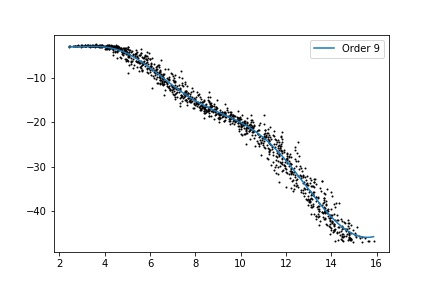

Source code (Python):
# -*- coding: utf-8 -*-
"""
Created on Thu Jul 25 08:52:29 2019

@author: PC
"""

# -*- coding: utf-8 -*-
"""
Created on Thu Jul 25 06:40:59 2019

@author: PC
"""

import matplotlib.pyplot as plt
import numpy as np
np.set_printoptions(precision=2, suppress=True, formatter={'float_kind':'{:0.10f}'.format})

with open("data.txt", 'r') as f:
    
    dataX = []
    dataY = []
    
    
    for line in f:
        t = line.strip().split()
        dataX.append(float(t[0]))
        dataY.append(float(t[1]))
    
    def Amatrix(x, y, dg):
        n = len(x)
        
        A = np.matrix(np.zeros([dg+1, dg+1]))
        
        for k in range(dg+1):
            for i in range(dg+1):
                for j in range(n):
                    A[k,i] += x[j]**(i+k)
        return A
    
    def Bmatrix(x, y, dg):
        B = np.matrix(np.zeros([dg+1, 1]))
        n = len(x)
        for i in range(dg+1):
            for j in range(n):
                B[i, 0] += (x[j]**i)*y[j]
                
        return B
    
    def f(x, C):
        
        n = np.shape(C)[0]
        
        y = 0
        
        for i in range(n):
            y += C[i,0]*(x**i)
            
        return y
     
        
    def curveFitting(dataX, dataY, degree):
        
        print('Values of relevant parameters for order ', degree)
        
        A = Amatrix(dataX, dataY, degree)
        B = Bmatrix(dataX, dataY, degree)
        C = np.linalg.inv(A)*B
        #print(A)
        #print(B)
        print(C)
        sortedX = dataX.copy()
        sortedX.sort()
        
        #x = np.arange(dataX[0]-1, dataX[len(dataX)-1]+1, .5)
        #y = [f(i, C) for i in x]
        y = [f(i, C) for i in sortedX]
        #print(np.matrix(x))
        #print(np.matrix(y))
        
        #plt.plot(x, y)
        plt.plot(sortedX, y, label='Order '+str(degree))
        
        #finding correlation coefficient (r)
        
        dataYbar = 0
        size = len(dataY)
        
        for i in range(size):
            dataYbar += dataY[i]
        dataYbar /= size
        
        st = sum([(i-dataYbar)**2 for i in dataY])
        #print(st)
        sr = sum([(dataY[i] - f(dataX[i], C))**2 for i in range(size)])
        #print(sr)
        
        r = (abs(st-sr)/st)**0.5
        
        print("Correlation Coefficient, r = ", end='')
        print("{0:.10f}".format(r))
        
        
        
        
    plt.scatter(dataX, dataY, s=1, color='black')
    curveFitting(dataX, dataY, 9)
    plt.legend()
    
    plt.savefig("curvefitting.jpg")
    